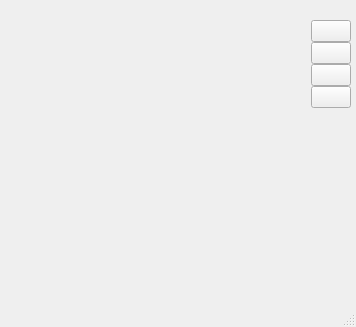
<?xml version="1.0" encoding="UTF-8"?>
<ui version="4.0">
 <class>MainWindow</class>
 <widget class="QMainWindow" name="MainWindow">
  <property name="geometry">
   <rect>
    <x>0</x>
    <y>0</y>
    <width>356</width>
    <height>327</height>
   </rect>
  </property>
  <property name="windowTitle">
   <string>MainWindow</string>
  </property>
  <widget class="QWidget" name="centralwidget">
   <widget class="QWidget" name="gridLayoutWidget">
    <property name="geometry">
     <rect>
      <x>20</x>
      <y>20</y>
      <width>331</width>
      <height>241</height>
     </rect>
    </property>
    <layout class="QGridLayout" name="gridLayout" rowstretch="0" columnstretch="5,0">
     <property name="verticalSpacing">
      <number>10</number>
     </property>
     <item row="0" column="0">
      <widget class="QWidget" name="mapWidget" native="true"/>
     </item>
     <item row="0" column="1">
      <layout class="QVBoxLayout" name="verticalLayout">
       <item>
        <widget class="QPushButton" name="actionzoom_in">
         <property name="text">
          <string/>
         </property>
         <property name="icon">
          <iconset>
           <normaloff>../icon/zoom-in.png</normaloff>../icon/zoom-in.png</iconset>
         </property>
        </widget>
       </item>
       <item>
        <widget class="QPushButton" name="actionzoom_out">
         <property name="text">
          <string/>
         </property>
         <property name="icon">
          <iconset>
           <normaloff>../icon/zoom-out.png</normaloff>../icon/zoom-out.png</iconset>
         </property>
        </widget>
       </item>
       <item>
        <widget class="QPushButton" name="actionpan">
         <property name="text">
          <string/>
         </property>
         <property name="icon">
          <iconset>
           <normaloff>../icon/pan.png</normaloff>../icon/pan.png</iconset>
         </property>
        </widget>
       </item>
       <item>
        <widget class="QPushButton" name="actionfull_extent">
         <property name="text">
          <string/>
         </property>
         <property name="icon">
          <iconset>
           <normaloff>../icon/full_extend.png</normaloff>../icon/full_extend.png</iconset>
         </property>
        </widget>
       </item>
       <item>
        <widget class="QLabel" name="label">
         <property name="text">
          <string/>
         </property>
        </widget>
       </item>
      </layout>
     </item>
    </layout>
   </widget>
  </widget>
  <widget class="QMenuBar" name="menubar">
   <property name="geometry">
    <rect>
     <x>0</x>
     <y>0</y>
     <width>356</width>
     <height>18</height>
    </rect>
   </property>
  </widget>
  <widget class="QStatusBar" name="statusbar"/>
 </widget>
 <resources/>
 <connections/>
</ui>
